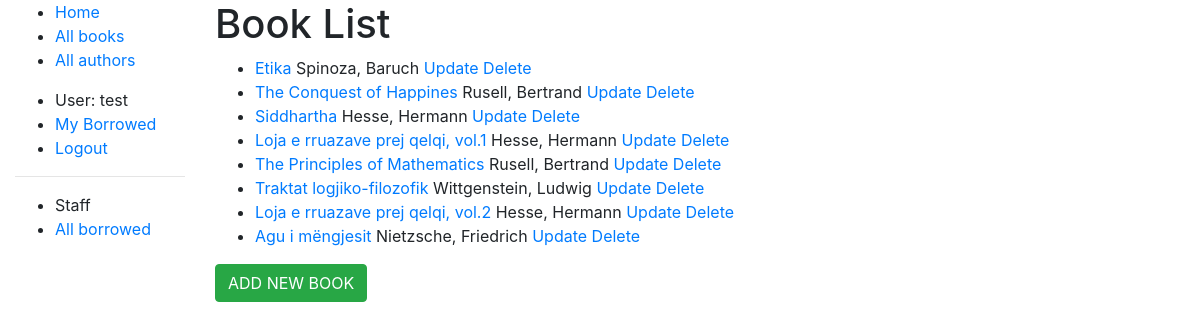
/catalog/books/ (signed in), run on the app's committed database.
### catalog/models.py (models this page shows, shortened)
class Book(models.Model):
    title = models.CharField(max_length=200)
    author = models.ForeignKey('Author', on_delete=models.SET_NULL, null=True)
    summary = models.TextField(max_length=1000, help_text='Enter e brief description of the book')
    isbn = models.CharField(
        'ISBN',
        max_length=13,
        help_text='13 Character <a href="https://www.isbn-international.org/content/what-isbn">ISBN number</a>'
    )
    genre = models.ManyToManyField(Genre, help_text='Select a genre for this book.')
    language = models.ForeignKey('Language', on_delete=models.SET_NULL, null=True)
    def display_genre(self):
        """
        Create a string for Genre. This is required to display genre in Admin.
        """
        return ', '.join(genre.name for genre in self.genre.all())
    display_genre.short_description = 'Genre'
    def get_absolute_url(self):
        return reverse('book-detail', args=[str(self.id)])

class Author(models.Model):
    first_name = models.CharField(max_length=100)
    last_name = models.CharField(max_length=100)
    date_of_birth = models.DateField(null=True, blank=True)
    date_of_death = models.DateField('Died', null=True, blank=True)
    class Meta:
        ordering = ['last_name', 'first_name']
    def __str__(self):
        return f'{self.last_name}, {self.first_name}'

### catalog/views.py (the view)
# urls.py: path('books/', views.BookListView.as_view(), name='books'),
class BookListView(LoginRequiredMixin, generic.ListView):
    model = Book
    context_object_name = 'my_book_list'
    queryset = Book.objects.filter(title__icontains='a')
    template_name = 'catalog/my_template_name_list.html'
    paginate_by = 10

### catalog/templates/catalog/my_template_name_list.html
{% extends "base_generic.html" %}
{% block content %}
    <h1>
        Book List
    </h1>
    {% if my_book_list %}
    <ul>
        {% for book in my_book_list %}
        <li>
            <a href="{{book.get_absolute_url}}">{{book.title}}</a>
            {{book.author}}
            {% if perms.catalog.can_mark_returned %}
                <a href="{% url 'book-update' book.id %}">
                    Update
                </a>
            <a href="{% url 'book-delete' book.id %}">
                Delete
            </a>
            {% endif %}
        </li>
        {% endfor %}
    </ul>
    {% else %}
    <p>There are no books in the library</p>
    {% endif %}
    {% if perms.catalog.can_mark_returned %}
        <a href="{% url 'book-create' %}">
            <button class="btn btn-success" style="color: white">
                ADD NEW BOOK
            </button>
        </a>
    {% endif %}
{% endblock %}

### catalog/templates/base_generic.html (shortened to what this page needs)
<!DOCTYPE html>
<html lang="en">
<head>
    <link rel="stylesheet"
          href="https://stackpath.bootstrapcdn.com/bootstrap/4.1.3/css/bootstrap.min.css"
>
    {% load static %}
    <link rel="stylesheet" href="{% static 'css/style.css' %}">
</head>
<body>
<div class="container-fluid">
    <div class="row">
        <div class="col-sm-2">
            {% block sidebar %}
            <ul class="sidebar-nav">
                <li><a href="{% url 'index' %}">Home</a></li>
                <li><a href="{% url 'books' %}">All books</a></li>
                <li><a href="{% url 'authors' %}">All authors</a></li>
            </ul>
            <ul class="sidebar-nav">
                {% if user.is_authenticated %}
                <li>User: {{user.get_username}}</li>
                <li>
                    <a href="{% url 'my-borrowed' %}"> My Borrowed</a>
                </li>
                <li>
                    <a href="{% url 'logout' %}?next={{request.path}}">
                        Logout
                    </a>
                </li>
                {% else %}
                <li>
                    <a href="{% url 'login' %}?next={{request.path}}">
                        Login
                    </a>
                </li>
                {% endif %}
            </ul>
            {% if user.is_staff %}
            <hr/>
            <ul class="sidebar-nav">
                <li>Staff</li>
                {% if perms.catalog.can_mark_returned %}
                <li>
                    <a href="{% url 'all-borrowed' %}">All borrowed</a>
                </li>
                {% endif %}
            </ul>
            {% endif %}
            {% endblock %}
        </div>
        <div class="col-sm-10">
            {% block content %}
            {% endblock %}
        </div>
    </div>
</div>
</body>
</html>

### data on the page
Book: title "Etika", author "Spinoza, Baruch"
Book: title "The Conquest of Happines", author "Rusell, Bertrand"
Book: title "Siddhartha", author "Hesse, Hermann"
Book: title "Loja e rruazave prej qelqi, vol.1", author "Hesse, Hermann"
Book: title "The Principles of Mathematics", author "Rusell, Bertrand"
Book: title "Traktat logjiko-filozofik", author "Wittgenstein, Ludwig"
Book: title "Loja e rruazave prej qelqi, vol.2", author "Hesse, Hermann"
Book: title "Agu i mëngjesit", author "Nietzsche, Friedrich"

### other printed values
{{ user.get_username }} "test"
